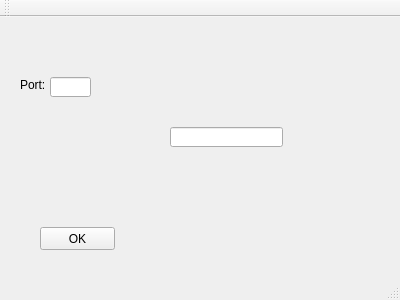
<?xml version="1.0" encoding="UTF-8"?>
<ui version="4.0">
 <class>MainWindow</class>
 <widget class="QMainWindow" name="MainWindow">
  <property name="geometry">
   <rect>
    <x>0</x>
    <y>0</y>
    <width>400</width>
    <height>300</height>
   </rect>
  </property>
  <property name="windowTitle">
   <string>MainWindow</string>
  </property>
  <widget class="QWidget" name="centralWidget">
   <widget class="QLabel" name="label">
    <property name="geometry">
     <rect>
      <x>20</x>
      <y>60</y>
      <width>31</width>
      <height>16</height>
     </rect>
    </property>
    <property name="text">
     <string>Port:</string>
    </property>
   </widget>
   <widget class="QPushButton" name="pushButton">
    <property name="geometry">
     <rect>
      <x>40</x>
      <y>210</y>
      <width>75</width>
      <height>23</height>
     </rect>
    </property>
    <property name="text">
     <string>OK</string>
    </property>
   </widget>
   <widget class="QLineEdit" name="PortEdit">
    <property name="geometry">
     <rect>
      <x>50</x>
      <y>60</y>
      <width>41</width>
      <height>20</height>
     </rect>
    </property>
   </widget>
   <widget class="QLineEdit" name="lineEdit">
    <property name="geometry">
     <rect>
      <x>170</x>
      <y>110</y>
      <width>113</width>
      <height>20</height>
     </rect>
    </property>
   </widget>
  </widget>
  <widget class="QMenuBar" name="menuBar">
   <property name="geometry">
    <rect>
     <x>0</x>
     <y>0</y>
     <width>400</width>
     <height>23</height>
    </rect>
   </property>
  </widget>
  <widget class="QToolBar" name="mainToolBar">
   <attribute name="toolBarArea">
    <enum>TopToolBarArea</enum>
   </attribute>
   <attribute name="toolBarBreak">
    <bool>false</bool>
   </attribute>
  </widget>
  <widget class="QStatusBar" name="statusBar"/>
 </widget>
 <layoutdefault spacing="6" margin="11"/>
 <resources/>
 <connections/>
</ui>
